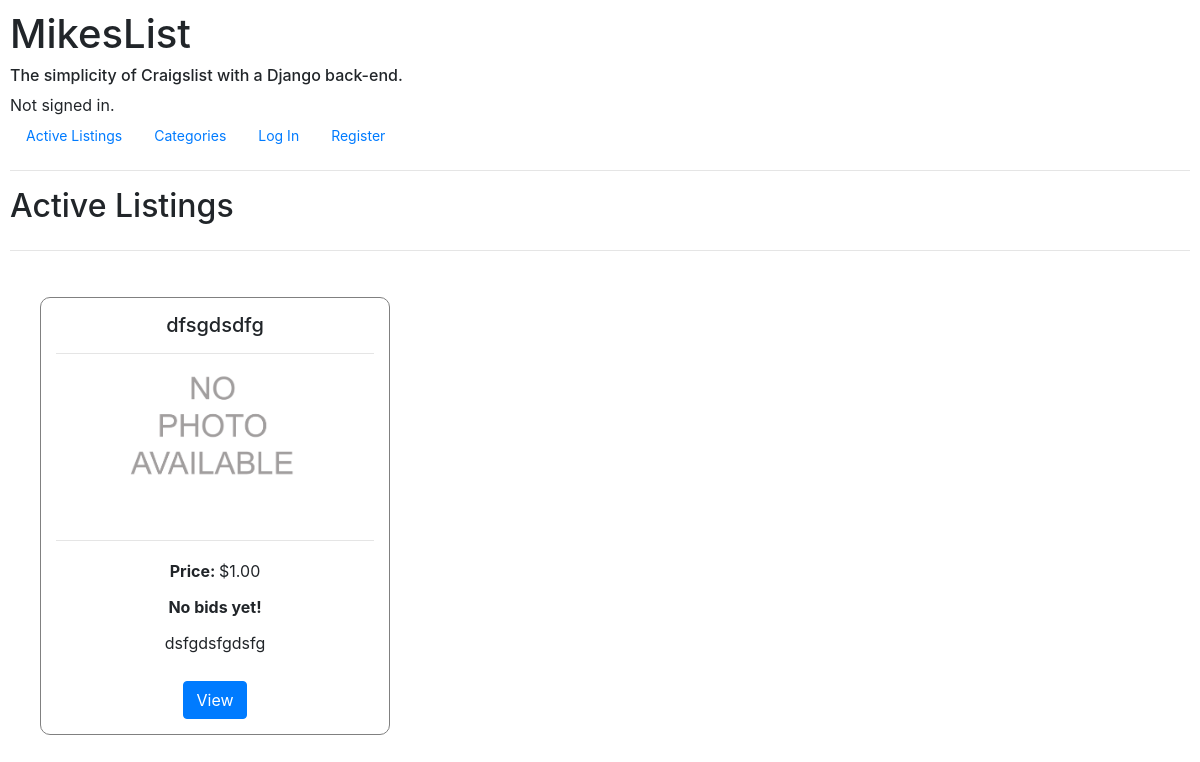
The page / on the database its author committed.
### auctions/models.py (models this page shows, shortened)
class AuctionListing(models.Model):
    user = models.ForeignKey(
        User, related_name='listings', on_delete=CASCADE)
    title = models.CharField(max_length=100, blank=True)
    description = models.TextField(max_length=500, blank=True)
    category = models.CharField(
        max_length=150, blank=True, null=True, choices=Categories.choices)
    starting_bid = models.DecimalField(
        blank=True, max_digits=15, decimal_places=2, validators=[MinValueValidator(1)])
    highest_bid = models.DecimalField(
        blank=True, default=0, max_digits=15, decimal_places=2)
    highest_bid_user = models.ForeignKey(
        User, related_name='winner', blank=True, null=True, on_delete=CASCADE)
    img_url = models.URLField(blank=True, null=True)
    date_created = models.DateTimeField(
        auto_now_add=True)
    active = models.BooleanField(max_length=5, default="True")

### auctions/views.py (the view)
# urls.py: path("", views.index, name="index"),
def index(request):
    if request.method == "POST":
        pk = request.POST["pk"]
        print(pk)
        return HttpResponseRedirect(reverse("getpage", kwargs={'pk': pk}))
    return render(request, "auctions/index.html", {
        'active_listings': AuctionListing.objects.all(),
        'users': User.objects.all(),
        'bid': Bid.objects.all(),
        'comment': Comment.objects.all(),
    })

### auctions/templates/auctions/index.html (shortened to what this page needs)
{% extends "auctions/layout.html" %}
{% block body %}
<div class=active-header>
    <h2>Active Listings</h2>
</div>
<hr>
<div class="listing-container">
    {% for listing in active_listings %}
    {% if listing.active %}
    <div class="listing">
        <form action="{% url 'index' %}" class="active-listings-form" method=POST>
            <div class="listing-title">
                <h5>{{ listing.title }}</h5>
            </div>
            <hr>
            <div class="img-container">
                {% if listing.img_url %}
                <img src="{{listing.img_url}}">
                {% else %}
                <img src="/static/img/No_picture_available.png">
                {% endif %}
                <hr>
            </div>
            <div class="listing-price">
                <label><strong>Price: </strong> ${{listing.starting_bid}}</label>
            </div>
            <div class="listing-price">
                {% if listing.highest_bid %}
                <label><strong>Current Bid:</strong> ${{listing.highest_bid}}</label>
                {% else %}
                <label><strong>No bids yet!</strong></label>
                {% endif %}
            </div>
            <div class="listing-description">
                {{listing.description|truncatewords:5}}
            </div>
            <br>
            <input type="submit" class="btn btn-primary" value="View">
        </form>
    </div>
    {% endif %}
    {% endfor %}
</div>
{% endblock %}

### auctions/static/styles.css (style rules this page uses)
body { padding: 10px; height: 100vh; }
img { width: 200px; height: 150px; object-fit: cover; }
.listing { text-align: center; min-width: 350px; border-radius: 10px; border: solid gray 0.25px; padding: 15px; margin: 10px; }
.listing-container { display: flex; flex-wrap: wrap; padding: 20px; }
.listing-description { padding: 2px; white-space: no-wrap; text-overflow: ellipsis; overflow: hidden; }
.listing-price { padding: 2px; align-items: center; }
.active-header { display: flex; }
.img-container { margin-top: 20px; }

### rows shown on the page
AuctionListing: title "dfsgdsdfg", active True (drawn), starting_bid "1.00", highest_bid "No bids yet!", description "dsfgdsfgdsfg"
